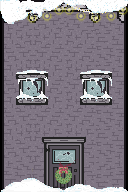

This game map was drawn from its Tiled (.tmx) file and the tilesets committed beside it. A one-line description and the full map source follow:
An orthogonal 4x6 tile map with 32x32 px tiles, 5 tile layers (Tile Layer 1, Tile Layer 2, Tile Layer 3, Tile Layer 4, ...), 2 tilesets.

<map version="1.0" orientation="orthogonal" renderorder="right-down" width="4" height="6" tilewidth="32" tileheight="32" nextobjectid="1">
 <tileset firstgid="1" name="testsprite" tilewidth="32" tileheight="32">
  <image source="../tiled/testsprite.png" width="640" height="640" />
 </tileset>
 <tileset firstgid="401" name="testspriteevil" tilewidth="32" tileheight="32">
  <image source="../tiled/testspriteevil.png" width="640" height="640" />
 </tileset>
 <layer name="Tile Layer 1" width="4" height="6">
  <data>
   <tile gid="401" />
   <tile gid="402" />
   <tile gid="405" />
   <tile gid="406" />
   <tile gid="421" />
   <tile gid="430" />
   <tile gid="430" />
   <tile gid="448" />
   <tile gid="421" />
   <tile gid="430" />
   <tile gid="430" />
   <tile gid="448" />
   <tile gid="421" />
   <tile gid="430" />
   <tile gid="430" />
   <tile gid="448" />
   <tile gid="421" />
   <tile gid="430" />
   <tile gid="430" />
   <tile gid="448" />
   <tile gid="473" />
   <tile gid="474" />
   <tile gid="477" />
   <tile gid="478" />
  </data>
 </layer>
 <layer name="Tile Layer 2" width="4" height="6">
  <data>
   <tile gid="0" />
   <tile gid="0" />
   <tile gid="0" />
   <tile gid="0" />
   <tile gid="0" />
   <tile gid="0" />
   <tile gid="0" />
   <tile gid="0" />
   <tile gid="492" />
   <tile gid="493" />
   <tile gid="492" />
   <tile gid="493" />
   <tile gid="512" />
   <tile gid="513" />
   <tile gid="512" />
   <tile gid="513" />
   <tile gid="0" />
   <tile gid="419" />
   <tile gid="420" />
   <tile gid="0" />
   <tile gid="0" />
   <tile gid="439" />
   <tile gid="440" />
   <tile gid="0" />
  </data>
 </layer>
 <layer name="Tile Layer 3" width="4" height="6">
  <data>
   <tile gid="55" />
   <tile gid="56" />
   <tile gid="55" />
   <tile gid="56" />
   <tile gid="0" />
   <tile gid="0" />
   <tile gid="0" />
   <tile gid="0" />
   <tile gid="0" />
   <tile gid="0" />
   <tile gid="0" />
   <tile gid="0" />
   <tile gid="0" />
   <tile gid="0" />
   <tile gid="0" />
   <tile gid="0" />
   <tile gid="0" />
   <tile gid="0" />
   <tile gid="0" />
   <tile gid="0" />
   <tile gid="0" />
   <tile gid="0" />
   <tile gid="0" />
   <tile gid="0" />
  </data>
 </layer>
 <layer name="Tile Layer 4" width="4" height="6">
  <data>
   <tile gid="334" />
   <tile gid="335" />
   <tile gid="394" />
   <tile gid="395" />
   <tile gid="0" />
   <tile gid="0" />
   <tile gid="0" />
   <tile gid="0" />
   <tile gid="242" />
   <tile gid="243" />
   <tile gid="242" />
   <tile gid="243" />
   <tile gid="262" />
   <tile gid="263" />
   <tile gid="262" />
   <tile gid="263" />
   <tile gid="0" />
   <tile gid="0" />
   <tile gid="0" />
   <tile gid="0" />
   <tile gid="271" />
   <tile gid="272" />
   <tile gid="273" />
   <tile gid="274" />
  </data>
 </layer>
 <layer name="Tile Layer 5" width="4" height="6">
  <data>
   <tile gid="0" />
   <tile gid="0" />
   <tile gid="0" />
   <tile gid="0" />
   <tile gid="0" />
   <tile gid="0" />
   <tile gid="0" />
   <tile gid="0" />
   <tile gid="0" />
   <tile gid="0" />
   <tile gid="0" />
   <tile gid="0" />
   <tile gid="0" />
   <tile gid="0" />
   <tile gid="0" />
   <tile gid="0" />
   <tile gid="0" />
   <tile gid="0" />
   <tile gid="0" />
   <tile gid="0" />
   <tile gid="0" />
   <tile gid="57" />
   <tile gid="58" />
   <tile gid="0" />
  </data>
 </layer>
</map>